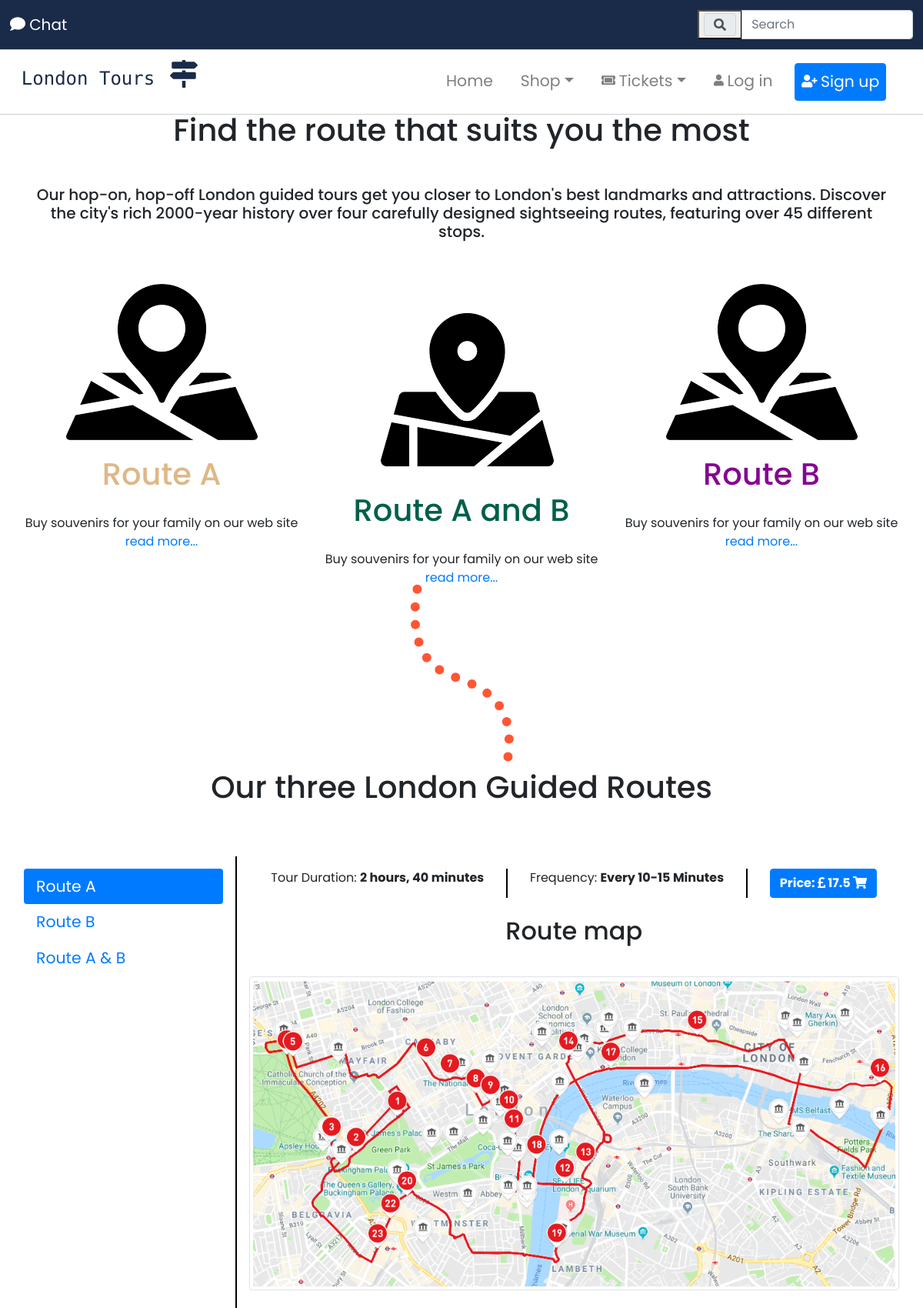
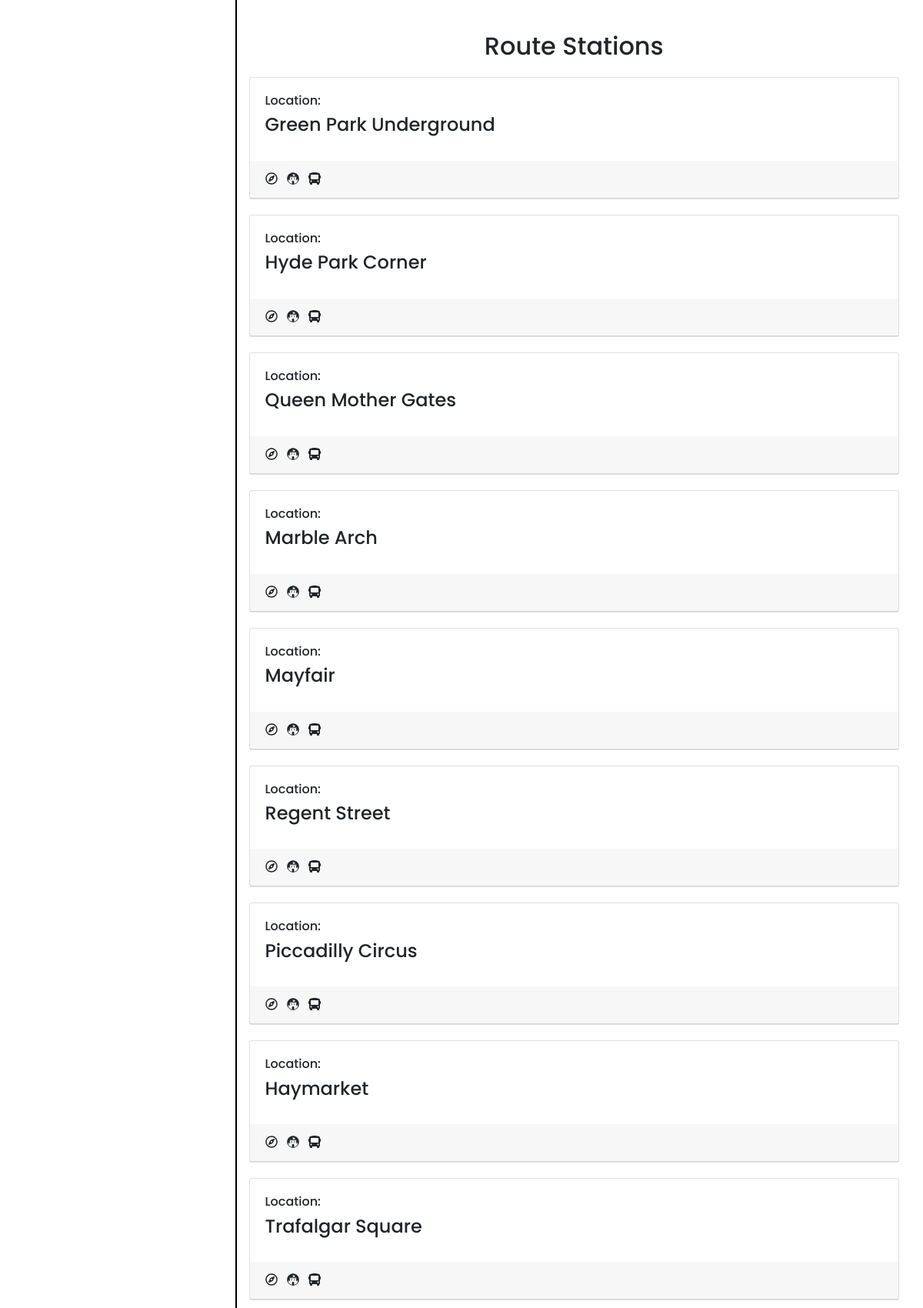
/tickets.php (upper part), run on the app's committed database (2 pictures, top to bottom).
### tables this page shows
CREATE TABLE `_tours_` (
  `_id_` int(11) NOT NULL,
  `_title_` varchar(500) NOT NULL,
  `_short_description_` varchar(500) NOT NULL,
  `_full_description_` varchar(1500) NOT NULL,
  `_region_` varchar(30) NOT NULL,
  `_color_` varchar(30) NOT NULL,
  `_duration_` varchar(255) NOT NULL,
  `_frequency_` varchar(255) NOT NULL,
  `_price_` double NOT NULL
);

CREATE TABLE `_stops_` (
  `_id_` int(11) NOT NULL,
  `_route_id_` int(11) NOT NULL,
  `_name_` varchar(128) NOT NULL
);

### tickets.php (the view, shortened to what this page needs)
<?php
 include_once 'header.php';
?>
<?php
    include 'includes/db_inc.php';
?>
<div id="slides" class="carousel slide londonGuidedTours" data-ride="carousel">
	<ul class="carousel-indicators">
	</ul>
	<div class="carousel-inner">
		<div class="carousel-item active">
			<div class="carousel-caption search-box-div">
				<h3 id="display-2" class="display-2">London Guided Tours</h3>
			</div>
		</div>
	</div>
</div>
<div class="container-fluid" id="ticket-section">
	<div class="container essential-section-style">
		<h1 class="text-center">Find the route that suits you the most</h1>
		<h5 class="padding text-center">Our hop-on, hop-off London guided tours get you closer to London's best landmarks and attractions. Discover the city's rich 2000-year history over four carefully designed sightseeing routes, featuring over 45 different stops.</h5>
		</div>
		<div class="container-fluid padding">
		<div class="row text-center padding">
			<div class="col-xs-12 col-sm-6 col-md-4">
				<div>
					<img src="img/routA.png" alt="">
				</div>
				<h1 class="routA-style">Route A</h1>
				<p>Buy souvenirs for your family on our web site <a href=""> read more...</a></p>
			</div>
			<div class="col-xs-12 col-sm-6 col-md-4">
				<div class="padding-left">
					<img src="img/routB.png" alt="">
				</div>
				<h1 class="routB-style">Route A and B</h1>
				<p>Buy souvenirs for your family on our web site <a href=""> read more...</a></p>
			</div>
			<div class="col-xs-12 col-sm-12 col-md-4">
				<div>
					<img src="img/routA.png" alt="">
				</div>
				<h1 class="routAandB-style">Route B</h1>
				<p>Buy souvenirs for your family on our web site <a href=""> read more...</a></p>
			</div>
		</div>
	</div>
</div>
<div id="toursIntroduction" class=" text-center  line-follow">
	<svg width="135" height="232" xmlns="http://www.w3.org/2000/svg"> <path d="M9.414 6.847c-10.242 61.891 6.022 99.937 48.794 114.136 64.157 21.298 77.75 56.573 67.694 113.764" stroke="#F53" stroke-width="12" fill="none" fill-rule="evenodd" stroke-dasharray="0,23" stroke-linecap="round"></path> </svg>
</div>
<?php
 $query = "SELECT * FROM `_tours_`";
 $results = mysqli_query($connection, $query);
 $queryResults = mysqli_num_rows($results);
 if($queryResults > 0){
	 echo '
	 <div id="ticketsAndTours"  class="toursDescription padding container-margin-tickets">
	 <div class="row padding">
	 <div class="text-center col-12">
		<h1>Our three London Guided Routes</h1>
		</div>
	 <div class="col-3 addBorder">
	 <div class="nav flex-column nav-pills" id="v-pills-tab" role="tablist" aria-orientation="vertical">';
	while($row = mysqli_fetch_assoc($results)){
		if($row['_id_'] == 1){
			echo ' <a class="nav-link active" id="v-pills-'.$row['_id_'].'-tab" data-toggle="pill" href="#v-pills-'.$row['_id_'].'" role="tab" aria-controls="v-pills-'.$row['_id_'].'" aria-selected="true">'.$row['_title_'].'</a>';
		}else{
			echo '
			<a class="nav-link" id="v-pills-'.$row['_id_'].'-tab" data-toggle="pill" href="#v-pills-'.$row['_id_'].'" role="tab" aria-controls="v-pills-'.$row['_id_'].'" aria-selected="true">'.$row['_title_'].'</a>';
		}
		}
	echo
		'</div>
	</div>';
	echo
	'<div class="col-9">
	<div class="tab-content" id="v-pills-tabContent">';
	 $results = mysqli_query($connection, $query);
		while($row = mysqli_fetch_assoc($results)){
			$tourID = $row['_id_'];
		if($row['_id_'] == 1){
			echo '
			<div class="tab-pane fade active show" id="v-pills-'.$row['_id_'].'" role="tabpanel" aria-labelledby="v-pills-'.$row['_id_'].'-tab">
			<ul class="nav nav-pills nav-fill">
				<li class="nav-item addBorder">
					Tour Duration: <strong>'.$row['_duration_'].'</strong>
				</li>
				<li class="nav-item addBorder">
					Frequency: <strong>'.$row['_frequency_'].'</strong>
				</li>
				<li class="nav-item">
					<a type="button" name="'.$row['_id_'].'" id="'.$row['_id_'].'" class="btn btn-primary" href="buy_tickets.php?id='.$row['_id_'].'&product=tour"><strong>Price: <i class="fas fa-pound-sign"> </i>'.' '.$row['_price_'].'  <i class="fas fa-shopping-cart"></i></strong></a>
				</li>
			</ul>
			<br>
			<div class="text-center">
			<h2 class="padding">Route map</h2>
			<img src="img/tour_maps/'.$row['_id_'].'.PNG"  class="rounded img-fluid img-thumbnail" alt="">
			</div>';
				$query2 = "SELECT * FROM _stops_ WHERE _stops_._route_id_ = $tourID";
				$results2 = mysqli_query($connection, $query2);
				echo '<h2 class="padding-top text-center">Route Stations</h2>';
				while($row2 = mysqli_fetch_assoc($results2)){
				echo '
				<div class="station-carts">
					<div class="card">
						<div class="card-body ">
							<h6 class="card-text">Location:</h6>
							<h4 class="card-title">'.$row2['_name_'].'</h4>
						</div>
							<ul class="list-inline card-header">
							<li class="list-inline-item"><i class="far fa-compass"></i></li>
							<li class="list-inline-item"><i class="fab fa-fort-awesome-alt"></i></li>
							<li class="list-inline-item"><i class="fas fa-bus"></i></li>
							</ul>
						</div>
				</div>';}
			echo	'</div>';
		}
	}
	echo '
	</div>
  </div>
</div>
</div>
	';
 }else {}
?>
<?php
 include_once 'footer.php';
?>

### header.php (shortened to what this page needs)
<!DOCTYPE html>
<html lang="en">
<head>
	<link rel="stylesheet" href="https://maxcdn.bootstrapcdn.com/bootstrap/4.0.0/css/bootstrap.min.css">
	<link  rel="stylesheet" href="css/style.css">
</head>
<body>
	<header>
		<div class="container">
		<nav id="navbarSearch" class="navbar navbar-light fixed-top">
			<a class="chat-with-us" data-toggle="modal" data-target="#exampleModal"><i class="fas fa-comment"></i> Chat</a>
			<form class="form-inline" action="search-main.php" method="POST" autocomplete="off">
					 <div id="search-box-main" class="input-group">
						<div class="input-group-prepend">
						<button type="submit" name="btn-search-main"><div class="input-group-text"><i class="fa fa-search"></i></div></button>
						</div>
						<input name="search-main" type="search" class="form-control " id="inlineFormInputGroupSearch" placeholder="Search" >
					</div>
			</form>
		</nav>
		</div>
		<nav id="navbarDiv-bar" class="navbar navbar-expand-md navbar-light fixed-top">
			<div class="container-fluid">
				<a class="navbar-brand" href="index.php" >
					<p>London Tours <i class="fas fa-map-signs brand-icon"></i></p>
				</a>
				<div class="collapse navbar-collapse" id="navbarResponsive">
					<ul class="navbar-nav ml-auto">
						<li class="nav-item">
							<a id="active-home" class="nav-link" href="index.php">Home</a>
						</li>
						<li class="nav-item dropdown">
						<a class="nav-link dropdown-toggle" href="#" id="navbarDropdown" role="button" data-toggle="dropdown" aria-haspopup="true" aria-expanded="false">Shop</a>
						</li>
						<li class="nav-item dropdown">
							<a id="active-ticket dropdownTickets" class="nav-link dropdown-toggle" role="button" href="tickets.php" data-toggle="dropdown" aria-haspopup="true" aria-expanded="false"><i class="fas fa-ticket-alt"></i>Tickets</a>
						</li>
						<?php
							if(isset($_SESSION['userEmail'])){
								echo '<li class="nav-item dropdown">
								<a class="nav-link dropdown-toggle" href="#" id="navbarDropdown" role="button" data-toggle="dropdown" aria-haspopup="true" aria-expanded="false">'.$_SESSION['userFirstName'] .'</a>
								<div class="dropdown-menu" aria-labelledby="navbarDropdown">
									<a class="dropdown-item" href="#">Settings  <i class="fas fa-sliders-h"></i></a>
									<a class="dropdown-item" href="#">Feedback <i class="fas fa-envelope-open"></i></a>
									<div class="dropdown-divider "></div>
										<form class="padding-form-sing-out" action="includes\sign_out.php" method="POST">
											<li class="nav-item ">
												<button  class=" btn-logout btn btn-primary" type="submit" name="submit"><i class="fas fa-sign-out-alt"></i>Logout</button>
											</li>
										</form>
									</div>
								</li>
								<form action="includes\sign_out.php" method="POST">
									<li class="nav-item">
										<button class="btn btn-logout btn-primary" type="submit" name="submit"><i class="fas fa-sign-out-alt"></i>Logout</button>
									</li>
								</form>';
							} else {
								echo '<li class="nav-item">
								<a class="nav-link" href="#" data-toggle="modal" data-target="#loginForm"><i class="fas fa-user" ></i>Log in</a>
								</li>
								<li class="nav-item">
									<a class=" regButton nav-link btn btn-primary" href="registration.php"><i class="fas fa-user-plus"></i>Sign up</a>
								</li>';
							}
						?>
					</ul>
				</div>
			</div>
		</nav>
		</header>

### footer.php (shortened to what this page needs)
</body>
<link rel="stylesheet" href="https://cdnjs.cloudflare.com/ajax/libs/bootstrap-datepicker/1.4.1/css/bootstrap-datepicker3.css"/>
</html>

### css/style.css (style rules this page uses)
html, body { height: 100%; width: 100%; font-family: 'Poppins', sans-serif; }
.routA-style { color: burlywood; padding: 20px; }
.routB-style { color: rgb(0, 95, 75); padding: 20px; }
.routAandB-style { color: rgb(133, 5, 145); padding: 20px; }
.padding-left { padding-left: 15px; padding-top: 25px; }
.navbar { padding: .8rem; background: #ffffff; border-bottom: 1px solid #cecece; }
.brand-icon { font-size: 3vw; margin-left: 5px; color: #1a2b49; }
.chat-with-us { font-size: 20px; color: #1a2b49; }
.navbar-brand { color: #1a2b49 !important; font-family: 'Monoton', cursive; font-size: 2vw; margin: 0; padding: 0; }
.navbar-nav li { padding-right: 20px; }
.nav-link { font-size: 1.7vw; }
#navbarDiv-bar { margin-top: 65px }
#navbarSearch { color: white; background: #1a2b49 ; }
#search-box-main { width: 280px; }
.fa-user, .fa-user-plus, .fa-ticket-alt { font-size: 1.7vw; padding-right: 5px; }
.carousel { margin-top: 120px; }
#display-2 { font-size: 5vw; }
.carousel-caption { position: absolute; top: -100px; transform: translateY(35%) }
.addBorder { border-right: 2px solid black; }
.carousel-caption h3 { font-size: 200%; font-weight: 500; text-shadow: 2px 2px 15px #000; padding-bottom: 1rem; }
#toursIntroduction { margin-top: -100px; margin-bottom: -55px; }
.container-margin-tickets { margin-right: 30px; margin-left: 30px; }
.londonGuidedTours { margin-top: 50px; }
.toursDescription h1 { margin-bottom: 50px; }
#ticketsAndTours { margin-top: 40px; }
.regButton { color: white !important; }
.essential-section-style { padding-top: 70px; }
.essential-section-style h1 { padding-bottom: 40px; }
* { box-sizing: border-box; }
.line-follow { margin-top: -50px; margin-bottom: -30px; }
.padding { padding-bottom: 2rem; }
.padding-top { padding-top: 4rem; }
.station-carts { margin-top: 20px; }
.carousel-item { transition: -webkit-transform 0.5s ease; transition: transform 0.5s ease; transition: transform 0.5s ease, -webkit-transform 0.5s ease; -webkit-backface-visibility: visible; backface-visibility: visible; }
[class*="col-"] { padding: 1rem; }

### data on the page
_tours_: _title_ "Route A", _duration_ "2 hours, 40 minutes", _frequency_ "Every 10-15 Minutes", _price_ "17.5"
_tours_: _title_ "Route B"
_tours_: _title_ "Route A & B"
_stops_: _name_ "Green Park Underground"
_stops_: _name_ "Hyde Park Corner"
_stops_: _name_ "Queen Mother Gates"
_stops_: _name_ "Marble Arch"
_stops_: _name_ "Mayfair"
_stops_: _name_ "Regent Street"
_stops_: _name_ "Piccadilly Circus"
_stops_: _name_ "Haymarket"
_stops_: _name_ "Trafalgar Square"
